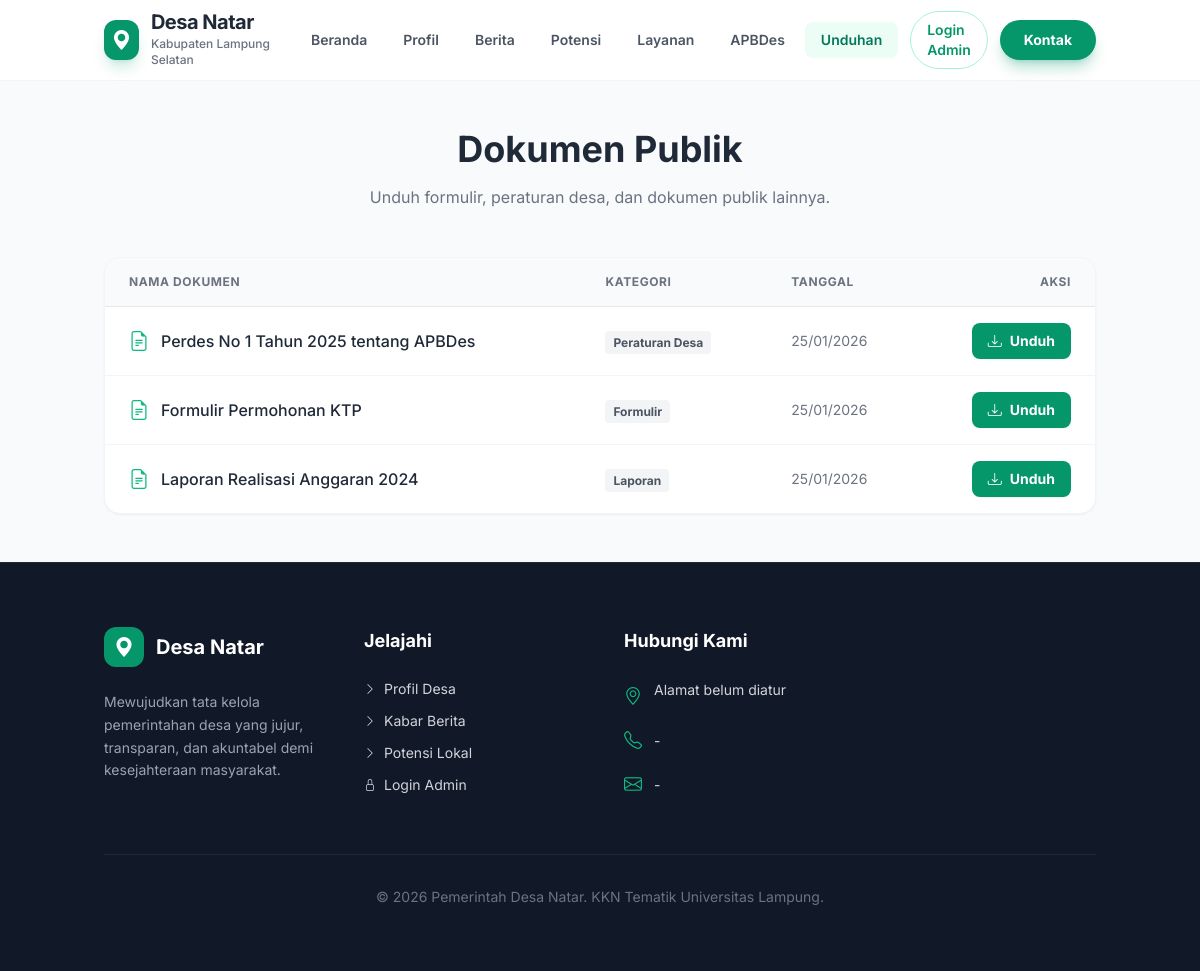
/Website-Desa-Natar2/unduhan.php, run on the app's committed database.
### tables this page shows
CREATE TABLE site_settings (
    id INT AUTO_INCREMENT PRIMARY KEY,
    judul_website VARCHAR(255) DEFAULT 'Desa Natar',
    tagline VARCHAR(255),
    logo VARCHAR(255),
    favicon VARCHAR(255)
);

CREATE TABLE unduhan (
    id INT AUTO_INCREMENT PRIMARY KEY,
    nama_dokumen VARCHAR(255) NOT NULL,
    nama_file VARCHAR(255) NOT NULL,
    id_kategori INT,
    tgl_upload TIMESTAMP DEFAULT CURRENT_TIMESTAMP,
    CONSTRAINT fk_unduhan_kategori
        FOREIGN KEY (id_kategori)
        REFERENCES kategori_unduhan(id)
        ON DELETE SET NULL
);

CREATE TABLE kategori_unduhan (
    id INT AUTO_INCREMENT PRIMARY KEY,
    nama_kategori VARCHAR(100) NOT NULL
);

### Website-Desa-Natar2/unduhan.php (the view, shortened to what this page needs)
<?php
require 'includes/header.php';
$q_unduhan = mysqli_query($conn, "SELECT u.*, k.nama_kategori FROM unduhan u LEFT JOIN kategori_unduhan k ON u.id_kategori = k.id ORDER BY u.tgl_upload DESC");
?>
<div class="bg-gray-50 py-12">
    <div class="container mx-auto px-4 max-w-5xl">
        <div class="text-center mb-12">
            <h1 class="text-3xl md:text-4xl font-bold text-gray-800 mb-4">Dokumen Publik</h1>
            <p class="text-gray-500 max-w-2xl mx-auto">Unduh formulir, peraturan desa, dan dokumen publik lainnya.</p>
        </div>
        <div class="bg-white rounded-2xl shadow-sm border border-gray-100 overflow-hidden">
            <div class="overflow-x-auto">
                <table class="w-full text-left border-collapse">
                    <thead class="bg-gray-50 border-b border-gray-200">
                        <tr>
                            <th class="px-6 py-4 text-xs font-bold text-gray-500 uppercase tracking-wider">Nama Dokumen</th>
                            <th class="px-6 py-4 text-xs font-bold text-gray-500 uppercase tracking-wider">Kategori</th>
                            <th class="px-6 py-4 text-xs font-bold text-gray-500 uppercase tracking-wider">Tanggal</th>
                            <th class="px-6 py-4 text-xs font-bold text-gray-500 uppercase tracking-wider text-right">Aksi</th>
                        </tr>
                    </thead>
                    <tbody class="divide-y divide-gray-100">
                        <?php while($row = mysqli_fetch_assoc($q_unduhan)): ?>
                        <tr class="hover:bg-gray-50 transition">
                            <td class="px-6 py-4 font-medium text-gray-800">
                                <div class="flex items-center gap-3">
                                    <i class="bi bi-file-earmark-text text-emerald-500 text-xl"></i>
                                    <?= htmlspecialchars($row['nama_dokumen']); ?>
                                </div>
                            </td>
                            <td class="px-6 py-4"><span class="bg-gray-100 text-gray-600 px-2 py-1 rounded text-xs font-bold"><?= $row['nama_kategori']; ?></span></td>
                            <td class="px-6 py-4 text-sm text-gray-500"><?= date('d/m/Y', strtotime($row['tgl_upload'])); ?></td>
                            <td class="px-6 py-4 text-right">
                                <a href="assets/files/unduhan/<?= $row['nama_file']; ?>" target="_blank" class="inline-flex items-center gap-2 bg-emerald-600 text-white px-4 py-2 rounded-lg text-sm font-bold hover:bg-emerald-700 transition shadow-sm">
                                    <i class="bi bi-download"></i> Unduh
                                </a>
                            </td>
                        </tr>
                        <?php endwhile; ?>
                    </tbody>
                </table>
            </div>
        </div>
    </div>
</div>
<?php require 'includes/footer.php'; ?>

### Website-Desa-Natar2/includes/header.php (shortened to what this page needs)
<?php
require_once __DIR__ . '/../config/db.php';
$settings = ['judul_website' => 'Desa Natar', 'tagline' => 'Website Resmi Pemerintah Desa'];
$q_set = mysqli_query($conn, "SELECT * FROM site_settings LIMIT 1");
if ($q_set && mysqli_num_rows($q_set) > 0) {
    $settings = mysqli_fetch_assoc($q_set);
}
?>
<!DOCTYPE html>
<html lang="id" class="scroll-smooth">
<head>
    <script src="https://cdn.tailwindcss.com"></script>
    <link rel="stylesheet" href="https://cdn.jsdelivr.net/npm/bootstrap-icons@1.11.0/font/bootstrap-icons.css">
</head>
<body class="bg-gray-50 flex flex-col min-h-screen">
    <nav class="bg-white sticky top-0 z-50 border-b border-gray-100 shadow-sm/50 backdrop-blur-md bg-white/90">
        <div class="container mx-auto px-4">
            <div class="flex justify-between items-center h-20">
                <a href="index.php" class="flex items-center gap-3 group">
                    <div class="w-10 h-10 bg-emerald-600 rounded-xl flex items-center justify-center text-white shadow-lg shadow-emerald-600/20 group-hover:scale-105 transition duration-300">
                        <i class="bi bi-geo-alt-fill text-xl"></i>
                    </div>
                    <div>
                        <h1 class="font-bold text-xl text-gray-800 leading-none tracking-tight"><?= $settings['judul_website']; ?></h1>
                        <p class="text-xs text-gray-500 mt-1 font-medium">Kabupaten Lampung Selatan</p>
                    </div>
                </a>
                <div class="hidden lg:flex items-center gap-1">
                    <?php
                    $menu = [
                        'index.php' => 'Beranda',
                        'profil.php' => 'Profil',
                        'berita.php' => 'Berita',
                        'potensi.php' => 'Potensi',
                        'layanan.php' => 'Layanan',
                        'apbdesa.php' => 'APBDes',
                        'unduhan.php' => 'Unduhan'
                    ];
                    $current_page = basename($_SERVER['PHP_SELF']);
                    foreach ($menu as $link => $label) {
                        $active = ($current_page == $link) ? 'text-emerald-700 bg-emerald-50 font-bold' : 'text-gray-600 hover:text-emerald-600 hover:bg-emerald-50';
                        echo "<a href=\"$link\" class=\"px-4 py-2 text-sm font-semibold rounded-lg transition $active\">$label</a>";
                    }
                    ?>
                    <a href="admin/login.php" class="ml-2 px-4 py-2 text-sm font-semibold text-emerald-600 hover:text-emerald-800 transition border border-emerald-200 rounded-full hover:bg-emerald-50">Login Admin</a>
                    <a href="kontak.php" class="ml-2 px-6 py-2.5 text-sm font-bold text-white bg-emerald-600 rounded-full hover:bg-emerald-700 shadow-lg shadow-emerald-600/30 transition transform hover:-translate-y-0.5">Kontak</a>
                </div>
            </div>
        </div>
    </nav>

### Website-Desa-Natar2/includes/header.php (style rules this page uses)
body { font-family: 'Inter', sans-serif; }

### data on the page
site_settings: judul_website "Desa Natar"
unduhan: nama_dokumen "Perdes No 1 Tahun 2025 tentang APBDes", id_kategori.nama_kategori "Peraturan Desa", tgl_upload "25/01/2026"
unduhan: nama_dokumen "Formulir Permohonan KTP", id_kategori.nama_kategori "Formulir", tgl_upload "25/01/2026"
unduhan: nama_dokumen "Laporan Realisasi Anggaran 2024", id_kategori.nama_kategori "Laporan", tgl_upload "25/01/2026"

### other printed values
$label "Beranda"
$label "Profil"
$label "Berita"
$label "Potensi"
$label "Layanan"
$label "APBDes"
$label "Unduhan"
$contact['alamat'] "Alamat belum diatur"
$contact['telepon'] "-"
$contact['email'] "-"
